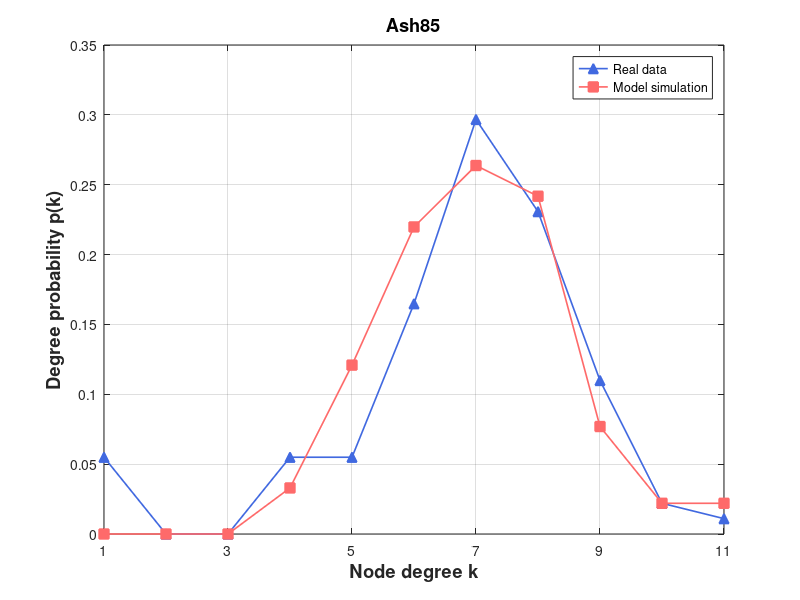

The MATLAB script that drew this image:
% Create some data
% 定义度数直方图

degree_hist1 = [0, 5, 0, 0, 5, 5, 15, 27, 21, 10, 2, 1];
degree_hist2 = [0, 0, 0, 0, 3, 11, 20, 24, 22, 7, 2, 2];

% 将度数直方图转换为浮点型数组
 [0, 105, 92, 79, 51, 47, 24, 14, 6, 5, 2, 3, 4, 2, 1, 1, 1, 1, 2]
degree_hist1 = double(degree_hist1);
degree_hist2 = double(degree_hist2);

degree1 = degree_hist1(2:end);
degree2 = degree_hist2(2:end);
% 计算度数概率
degree_prob1 = degree1 / sum(degree1);
degree_prob2 = degree2 / sum(degree2);

figure

set(gca, 'FontSize', 12);

  
plot(1:length(degree_prob1), degree_prob1, '^-','Color',[65/256,105/256,225/256],'LineWidth',1.2,'Markersize',7,'MarkerFaceColor',[65/256,105/256,225/256])

hold on
%plot(eb, predictionData,'ro-','LineWidth',1.2,'Markersize',7,'MarkerFaceColor','r')
%plot(eb, predictionData, 's-','Color',[171/256,130/256,255/256],'LineWidth',1.2,'Markersize',7,'MarkerFaceColor',[171/256,130/256,255/256]) 
%plot(eb, epsilon7, 's-','Color',[0/256,206/256,209/256],'LineWidth',1.2,'Markersize',7,'MarkerFaceColor',[0/256,206/256,209/256])

%plot(eb, size700, 's-','Color',[171/256,130/256,255/256],'LineWidth',1.2,'Markersize',7,'MarkerFaceColor',[171/256,130/256,255/256]) %Purple
plot(1:length(degree_prob2), degree_prob2, 's-','Color',[255/256,106/256,106/256],'LineWidth',1.2,'Markersize',7,'MarkerFaceColor',[255/256,106/256,106/256])



% Turn on the grid
grid on

% Add title and axis labels
%title('Performance of Baseband QPSK')
xlabel('Node degree k','FontSize',13.2,'FontWeight','bold')
ylabel('Degree probability p(k)','FontSize',13.2,'FontWeight','bold')
legend('Real data', 'Model simulation')
% title('Wikibooks (Initial)', 'FontSize', 13.2, 'FontWeight', 'bold')
title('Ash85', 'FontSize', 13.2, 'FontWeight', 'bold')
% axis([0.03 1.02 0 0.35])
%set(gca,'xtick',[xmin:step:xmax])
% set(gca,'xtick',[1:1000:11000])
set(gca,'xtick', 1:2:max(length(degree_prob1),length(degree_prob2)))
% set(gca,'xticklabels',{'0','0.16','0.32','0.48','0.64','0.80'});
%set(gca,'ytick',[0:0.05:0.35])
xlim([1 max(length(degree_prob1),length(degree_prob2))])
%set(gca,'xscale','log')